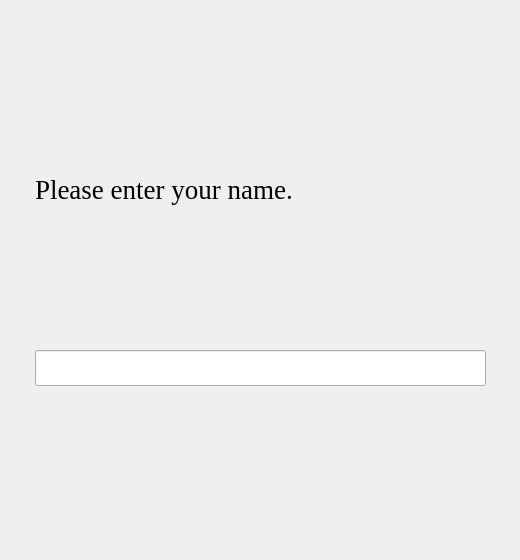
         <widget class="QWidget" name="nameinputpage">
          <widget class="QWidget" name="verticalLayoutWidget_5">
           <property name="geometry">
            <rect>
             <x>10</x>
             <y>10</y>
             <width>501</width>
             <height>541</height>
            </rect>
           </property>
           <layout class="QVBoxLayout" name="nameinputlayout">
            <property name="sizeConstraint">
             <enum>QLayout::SetDefaultConstraint</enum>
            </property>
            <property name="leftMargin">
             <number>25</number>
            </property>
            <property name="topMargin">
             <number>25</number>
            </property>
            <property name="rightMargin">
             <number>25</number>
            </property>
            <property name="bottomMargin">
             <number>25</number>
            </property>
            <item>
             <widget class="QLabel" name="namequerylabel">
              <property name="sizePolicy">
               <sizepolicy hsizetype="Preferred" vsizetype="Fixed">
                <horstretch>0</horstretch>
                <verstretch>0</verstretch>
               </sizepolicy>
              </property>
              <property name="font">
               <font>
                <family>Georgia</family>
                <pointsize>20</pointsize>
                <weight>50</weight>
                <bold>false</bold>
                <kerning>true</kerning>
               </font>
              </property>
              <property name="text">
               <string>Please enter your name.</string>
              </property>
              <property name="wordWrap">
               <bool>true</bool>
              </property>
             </widget>
            </item>
            <item>
             <widget class="QLineEdit" name="nameinput">
              <property name="font">
               <font>
                <family>Georgia</family>
                <pointsize>18</pointsize>
                <kerning>true</kerning>
               </font>
              </property>
             </widget>
            </item>
           </layout>
          </widget>
         </widget>
